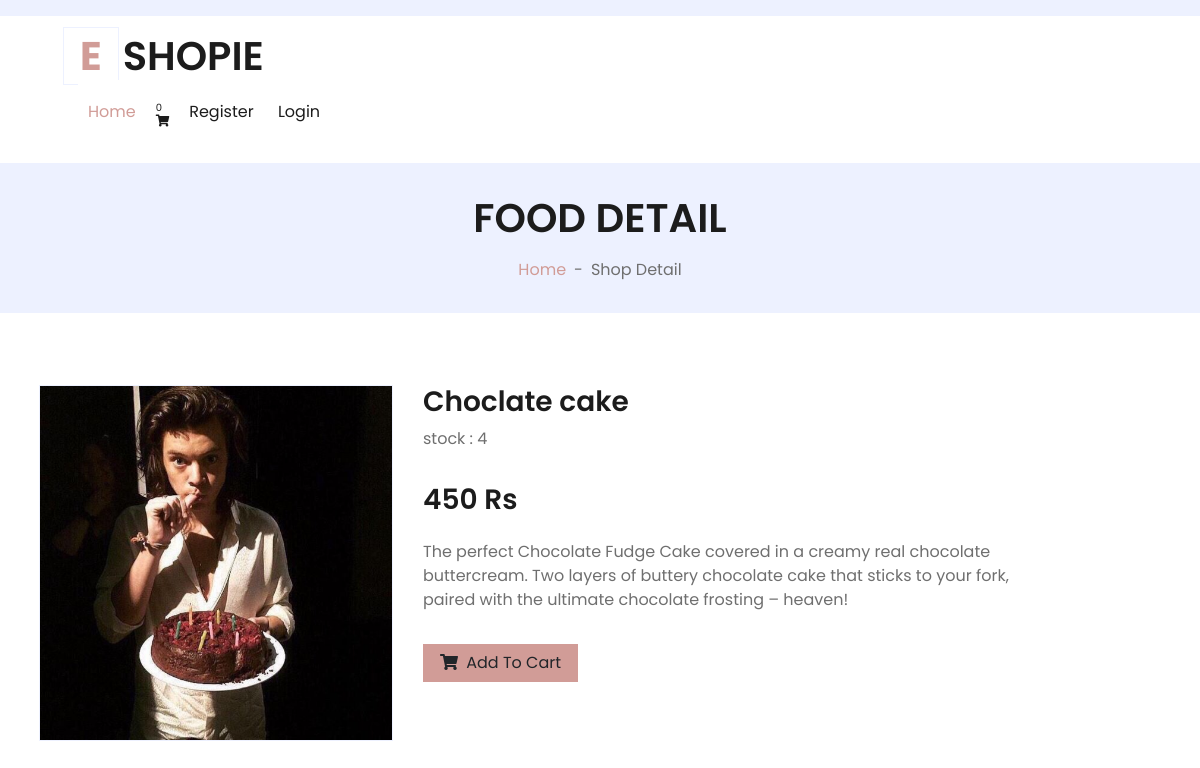
/cake/choclate-cake, run on the app's committed database.
### shop/models.py (models this page shows, shortened)
class product(models.Model):
    name=models.CharField(max_length=250,unique=True)
    slug=models.CharField(max_length=250,unique=True)
    img=models.ImageField(upload_to='product_img')
    desc=models.TextField()
    stock=models.IntegerField()
    available=models.BooleanField(default=False)
    price=models.IntegerField()
    category=models.ForeignKey(categ,on_delete=models.CASCADE)

### shop/views.py (the view)
# urls.py: path('<slug:c_slug>/<slug:product_slug>',views.prod_details,name='details'),
def prod_details(request,c_slug,product_slug):
    try:
        prod=product.objects.get(category__slug=c_slug,slug=product_slug)
    except Exception as e:
        raise e
    return render(request,'detail1.html',{'pr':prod})

### cart/context_processor.py (called while the page is built)
def count(request):
    item_count=0
    if 'admin' in request.path:
        return{}
    else:
        try:
            ct=cart_list.objects.filter(cart_id=c_id(request))
            cti=items.objects.all().filter(cart=ct[:1])
            for c in cti:
                item_count=c.quantity
        except cart_list.DoesNotExist:
            item_count=0
    return dict(itc=item_count)

### cart/views.py (called while the page is built)
def c_id(request):
    ct_id=request.session.session_key
    if not ct_id:
        ct_id=request.session.create()
    return ct_id

### templates/detail1.html (shortened to what this page needs)
{% extends 'base.html' %}
{% load static %}
{% block content %}
<html lang="en">
<body>
    <div class="container-fluid bg-secondary mb-5">
        <div class="d-flex flex-column align-items-center justify-content-center" style="min-height: 150px">
            <h1 class="font-weight-semi-bold text-uppercase mb-3">Food Detail</h1>
            <div class="d-inline-flex">
                <p class="m-0"><a href="/">Home</a></p>
                <p class="m-0 px-2">-</p>
                <p class="m-0">Shop Detail</p>
            </div>
        </div>
    </div>
    <div class="container-fluid py-4">
        <div class="row px-xl-4">
            <div class="col-lg-4 pb-4">
                <div id="product-carousel" class="carousel slide" data-ride="carousel">
                    <div class="carousel-inner border">
                        <div class="carousel-item active">
                            <img class="w-100 h-100" src="{{pr.img.url}}" alt="Image" >
                        </div>
                    </div>
                </div>
            </div>
            <div class="col-lg-7 pb-5">
                <h3 class="font-weight-semi-bold">{{pr.name}}</h3>
                <div class="d-flex mb-3">
                    <p>stock : {{pr.stock}}</p>
                </div>
                <h3 class="font-weight-semi-bold mb-4">{{pr.price}} Rs</h3>
                <p class="mb-4">{{pr.desc}}</p>
                <div class="d-flex align-items-center mb-4 pt-2">
                    {% if pr.stock <= 0 %}
                                    <br><h4 style="color:red">Sorry..No stock left</h4>
                             {% else %}
                    <a href="{% url 'addcart' pr.id %}">
                    <button class="btn btn-primary px-3" ><i class="fa fa-shopping-cart mr-1" ></i> Add To Cart</button></a>
                    {% endif %}
                </div>
            </div>
        </div>
    </div>
</body>
</html>
{% endblock %}

### data on the page
product: img (picture), name "Choclate cake", stock "4", price "450", desc "The perfect Chocolate Fudge Cake covered in a creamy real chocolate buttercream. Two layers of buttery chocolate cake that sticks to your fork, paired with the ultimate chocolate frosting – heaven!"

### other printed values
{{ itc }} "0"
